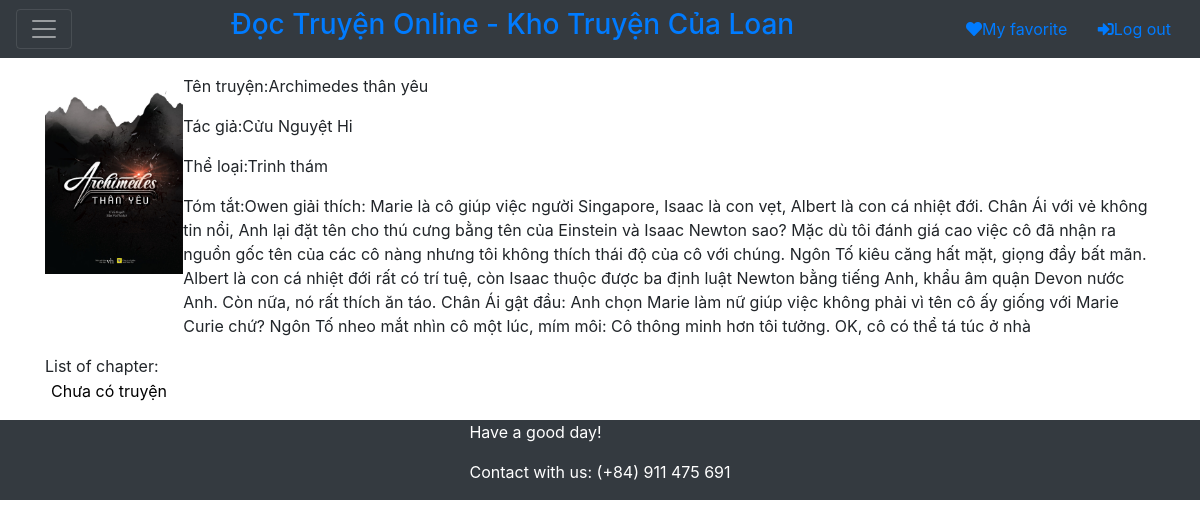
Page /view/Content.php?id=3 (signed in) on the committed database.
### tables this page shows
create table content(
id int auto_increment primary key,
noChap int,
nameChap varchar(50),
content text,
idStory int,
FOREIGN KEY (idStory) REFERENCES products(id)
);

create table products(
id int auto_increment primary key,
proName varchar(30),
author varchar(50),
type varchar(30),
img varchar(100),
details text);

### view/content.php (the view, shortened to what this page needs)
<?php
    require_once '../database/connectdatabase.php';
    $id = $_GET['id'];
    $sql = "SELECT C.idStory ,C.nameChap, P.proName, P.author, P.type, P.img, P.details, C.id
	FROM products as P, content as C
	WHERE P.id = C.idStory and
	C.idStory = ".$id.";";
	$content=$db->query($sql)->fetch_all();
?>
<html>
<head>
    <link rel="stylesheet" type="text/css" href="../css/sheetStyle.css">
	<link rel="stylesheet" href="https://stackpath.bootstrapcdn.com/bootstrap/4.3.1/css/bootstrap.min.css">
	<link rel="stylesheet" href="https://use.fontawesome.com/releases/v5.4.2/css/all.css">
</head>
<body>
    <?php require_once 'header.php'; ?>
    <div class="container">
        <div>
            <p><?php
                $j=0;
                for($i=0; $i<count($content); $i++){
        	        if($id == $content[$i][0]){
        	        	$j=$i;
        	        }
                }
                echo '<div style="display:flex; justify-content: space-between;"><img src="../img/'.$content[$j][5].'">';
                echo '<div>';
                    echo '<p> Tên truyện:'.$content[$j][2].'</p>';
                    echo '<p>Tác giả:'.$content[$j][3].'</p>';
                    echo '<p>Thể loại:'.$content[$j][4].'</p>';
                    echo '<p>Tóm tắt:'.$content[$j][6].'</p>';
                echo '</div></div>';
                echo "List of chapter: ";
                echo "<form action='detail_content.php' method='get'>";
                for($i=0; $i<count($content); $i++){
                    if($id == $content[$i][0]){
                        echo '<p><button style="border:none; background:none" name="chapter" value="'.$content[$i][1].'">'.$content[$i][1].'</button></p>';
                    }
                }
                echo "</form>";
            ?></p>
        </div>
    </div>
    <?php require_once 'footer.php'?>
</body>
</html>

### view/content.php (style rules this page uses)
img { height: 200px; width: 150px; }

### rows in the picture
content: idStory.img (picture), idStory.proName "Archimedes thân yêu", idStory.author "Cửu Nguyệt Hi", idStory.type "Trinh thám", idStory.details "Owen giải thích: Marie là cô giúp việc người Singapore, Isaac là con vẹt, Albert là con cá nhiệt đới. Chân Ái với vẻ không tin nổi, Anh lại đặt tên cho thú cưng bằng tên của Einstein và Isaac Newton sao? Mặc dù tôi đánh giá cao việc cô đã nhận ra nguồn gốc tên của các cô nàng nhưng tôi không thích thái độ của cô với chúng. Ngôn Tố kiêu căng hất mặt, giọng đầy bất mãn. Albert là con cá nhiệt đới rất có trí tuệ, còn Isaac thuộc được ba định luật Newton bằng tiếng Anh, khẩu âm quận Devon nước Anh. Còn nữa, nó rất thích ăn táo. Chân Ái gật đầu: Anh chọn Marie làm nữ giúp việc không phải vì tên cô ấy giống với Marie Curie chứ? Ngôn Tố nheo mắt nhìn cô một lúc, mím môi: Cô thông minh hơn tôi…", nameChap "Chưa có truyện"
